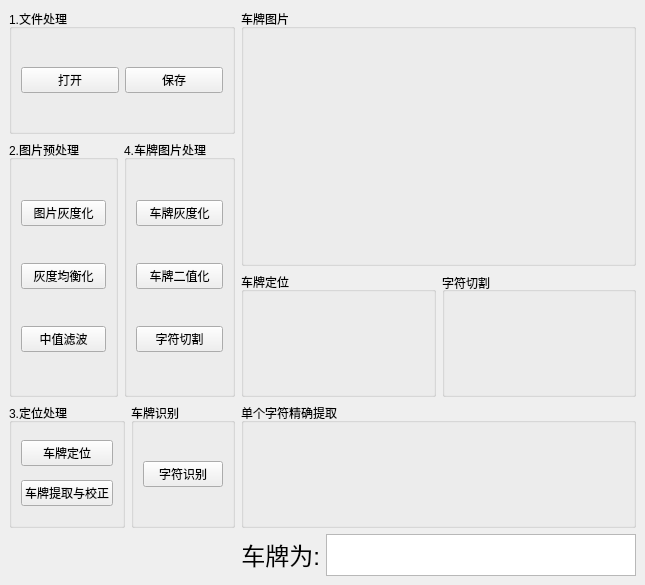
<?xml version="1.0" encoding="UTF-8"?>
<ui version="4.0">
 <class>MainWindow</class>
 <widget class="QMainWindow" name="MainWindow">
  <property name="geometry">
   <rect>
    <x>0</x>
    <y>0</y>
    <width>645</width>
    <height>585</height>
   </rect>
  </property>
  <property name="windowTitle">
   <string>MainWindow</string>
  </property>
  <widget class="QWidget" name="centralwidget">
   <layout class="QGridLayout" name="gridLayout_2">
    <item row="3" column="2">
     <widget class="QGroupBox" name="groupBox_9">
      <property name="title">
       <string>单个字符精确提取</string>
      </property>
      <layout class="QHBoxLayout" name="horizontalLayout_2">
       <item>
        <widget class="QLabel" name="imgChar0">
         <property name="minimumSize">
          <size>
           <width>42</width>
           <height>72</height>
          </size>
         </property>
         <property name="text">
          <string/>
         </property>
        </widget>
       </item>
       <item>
        <widget class="QLabel" name="imgChar1">
         <property name="minimumSize">
          <size>
           <width>42</width>
           <height>72</height>
          </size>
         </property>
         <property name="text">
          <string/>
         </property>
        </widget>
       </item>
       <item>
        <widget class="QLabel" name="imgChar2">
         <property name="minimumSize">
          <size>
           <width>42</width>
           <height>72</height>
          </size>
         </property>
         <property name="text">
          <string/>
         </property>
        </widget>
       </item>
       <item>
        <widget class="QLabel" name="imgChar3">
         <property name="minimumSize">
          <size>
           <width>42</width>
           <height>72</height>
          </size>
         </property>
         <property name="text">
          <string/>
         </property>
        </widget>
       </item>
       <item>
        <widget class="QLabel" name="imgChar4">
         <property name="minimumSize">
          <size>
           <width>42</width>
           <height>72</height>
          </size>
         </property>
         <property name="text">
          <string/>
         </property>
        </widget>
       </item>
       <item>
        <widget class="QLabel" name="imgChar5">
         <property name="minimumSize">
          <size>
           <width>42</width>
           <height>72</height>
          </size>
         </property>
         <property name="text">
          <string/>
         </property>
        </widget>
       </item>
       <item>
        <widget class="QLabel" name="imgChar6">
         <property name="minimumSize">
          <size>
           <width>42</width>
           <height>72</height>
          </size>
         </property>
         <property name="text">
          <string/>
         </property>
        </widget>
       </item>
      </layout>
     </widget>
    </item>
    <item row="0" column="0" colspan="2">
     <widget class="QGroupBox" name="groupBox">
      <property name="title">
       <string>1.文件处理</string>
      </property>
      <layout class="QHBoxLayout" name="horizontalLayout">
       <item>
        <widget class="QPushButton" name="btnOpen">
         <property name="text">
          <string>打开</string>
         </property>
        </widget>
       </item>
       <item>
        <widget class="QPushButton" name="btnSave">
         <property name="text">
          <string>保存</string>
         </property>
        </widget>
       </item>
      </layout>
     </widget>
    </item>
    <item row="0" column="2" rowspan="2">
     <widget class="QGroupBox" name="groupBox_6">
      <property name="title">
       <string>车牌图片</string>
      </property>
      <layout class="QGridLayout" name="gridLayout">
       <item row="0" column="0">
        <widget class="QLabel" name="imgLoad">
         <property name="minimumSize">
          <size>
           <width>256</width>
           <height>200</height>
          </size>
         </property>
         <property name="text">
          <string/>
         </property>
        </widget>
       </item>
      </layout>
     </widget>
    </item>
    <item row="2" column="2">
     <layout class="QHBoxLayout" name="horizontalLayout_6">
      <item>
       <widget class="QGroupBox" name="groupBox_8">
        <property name="minimumSize">
         <size>
          <width>64</width>
          <height>98</height>
         </size>
        </property>
        <property name="title">
         <string>车牌定位</string>
        </property>
        <layout class="QHBoxLayout" name="horizontalLayout_7">
         <item>
          <widget class="QLabel" name="imgLocate">
           <property name="minimumSize">
            <size>
             <width>0</width>
             <height>72</height>
            </size>
           </property>
           <property name="text">
            <string/>
           </property>
          </widget>
         </item>
        </layout>
       </widget>
      </item>
      <item>
       <widget class="QGroupBox" name="groupBox_7">
        <property name="title">
         <string>字符切割</string>
        </property>
        <property name="alignment">
         <set>Qt::AlignLeading|Qt::AlignLeft|Qt::AlignVCenter</set>
        </property>
        <property name="flat">
         <bool>false</bool>
        </property>
        <layout class="QVBoxLayout" name="verticalLayout_5">
         <item>
          <widget class="QLabel" name="imgSplit">
           <property name="minimumSize">
            <size>
             <width>0</width>
             <height>72</height>
            </size>
           </property>
           <property name="text">
            <string/>
           </property>
          </widget>
         </item>
        </layout>
       </widget>
      </item>
     </layout>
    </item>
    <item row="1" column="0" rowspan="2" colspan="2">
     <layout class="QHBoxLayout" name="horizontalLayout_3">
      <item>
       <widget class="QGroupBox" name="groupBox_2">
        <property name="title">
         <string>2.图片预处理</string>
        </property>
        <layout class="QVBoxLayout" name="verticalLayout">
         <item>
          <widget class="QPushButton" name="btnPictureGray">
           <property name="text">
            <string>图片灰度化</string>
           </property>
          </widget>
         </item>
         <item>
          <widget class="QPushButton" name="btnGrayScales">
           <property name="text">
            <string>灰度均衡化</string>
           </property>
          </widget>
         </item>
         <item>
          <widget class="QPushButton" name="btnMedianFilter">
           <property name="text">
            <string>中值滤波</string>
           </property>
          </widget>
         </item>
        </layout>
       </widget>
      </item>
      <item>
       <widget class="QGroupBox" name="groupBox_3">
        <property name="title">
         <string>4.车牌图片处理</string>
        </property>
        <layout class="QVBoxLayout" name="verticalLayout_2">
         <item>
          <widget class="QPushButton" name="btnLicenceGray">
           <property name="text">
            <string>车牌灰度化</string>
           </property>
          </widget>
         </item>
         <item>
          <widget class="QPushButton" name="btnLicenceBinary">
           <property name="text">
            <string>车牌二值化</string>
           </property>
          </widget>
         </item>
         <item>
          <widget class="QPushButton" name="btnCharSplit">
           <property name="text">
            <string>字符切割</string>
           </property>
          </widget>
         </item>
        </layout>
       </widget>
      </item>
     </layout>
    </item>
    <item row="3" column="0" colspan="2">
     <layout class="QHBoxLayout" name="horizontalLayout_4">
      <item>
       <widget class="QGroupBox" name="groupBox_4">
        <property name="title">
         <string>3.定位处理</string>
        </property>
        <layout class="QVBoxLayout" name="verticalLayout_4">
         <item>
          <widget class="QPushButton" name="btnEdgeDetection">
           <property name="text">
            <string>车牌定位</string>
           </property>
          </widget>
         </item>
         <item>
          <widget class="QPushButton" name="btnLocation">
           <property name="text">
            <string>车牌提取与校正</string>
           </property>
          </widget>
         </item>
        </layout>
       </widget>
      </item>
      <item>
       <widget class="QGroupBox" name="groupBox_5">
        <property name="title">
         <string>车牌识别</string>
        </property>
        <layout class="QVBoxLayout" name="verticalLayout_3">
         <item>
          <widget class="QPushButton" name="btnCharIdentify">
           <property name="text">
            <string>字符识别</string>
           </property>
          </widget>
         </item>
        </layout>
       </widget>
      </item>
     </layout>
    </item>
    <item row="4" column="2">
     <layout class="QHBoxLayout" name="horizontalLayout_5">
      <property name="sizeConstraint">
       <enum>QLayout::SetMinimumSize</enum>
      </property>
      <item>
       <widget class="QLabel" name="label">
        <property name="maximumSize">
         <size>
          <width>128</width>
          <height>39</height>
         </size>
        </property>
        <property name="font">
         <font>
          <pointsize>18</pointsize>
         </font>
        </property>
        <property name="text">
         <string>车牌为:</string>
        </property>
        <property name="alignment">
         <set>Qt::AlignRight|Qt::AlignTrailing|Qt::AlignVCenter</set>
        </property>
       </widget>
      </item>
      <item>
       <widget class="QTextEdit" name="txtResult">
        <property name="maximumSize">
         <size>
          <width>453</width>
          <height>42</height>
         </size>
        </property>
        <property name="font">
         <font>
          <pointsize>18</pointsize>
         </font>
        </property>
        <property name="acceptDrops">
         <bool>true</bool>
        </property>
        <property name="verticalScrollBarPolicy">
         <enum>Qt::ScrollBarAsNeeded</enum>
        </property>
        <property name="horizontalScrollBarPolicy">
         <enum>Qt::ScrollBarAlwaysOff</enum>
        </property>
        <property name="sizeAdjustPolicy">
         <enum>QAbstractScrollArea::AdjustIgnored</enum>
        </property>
        <property name="html">
         <string>&lt;!DOCTYPE HTML PUBLIC &quot;-//W3C//DTD HTML 4.0//EN&quot; &quot;http://www.w3.org/TR/REC-html40/strict.dtd&quot;&gt;
&lt;html&gt;&lt;head&gt;&lt;meta name=&quot;qrichtext&quot; content=&quot;1&quot; /&gt;&lt;style type=&quot;text/css&quot;&gt;
p, li { white-space: pre-wrap; }
&lt;/style&gt;&lt;/head&gt;&lt;body style=&quot; font-family:'Sans Serif'; font-size:18pt; font-weight:400; font-style:normal;&quot;&gt;
&lt;p style=&quot;-qt-paragraph-type:empty; margin-top:0px; margin-bottom:0px; margin-left:0px; margin-right:0px; -qt-block-indent:0; text-indent:0px;&quot;&gt;&lt;br /&gt;&lt;/p&gt;&lt;/body&gt;&lt;/html&gt;</string>
        </property>
        <property name="acceptRichText">
         <bool>true</bool>
        </property>
       </widget>
      </item>
     </layout>
    </item>
   </layout>
  </widget>
 </widget>
 <resources/>
 <connections/>
</ui>
